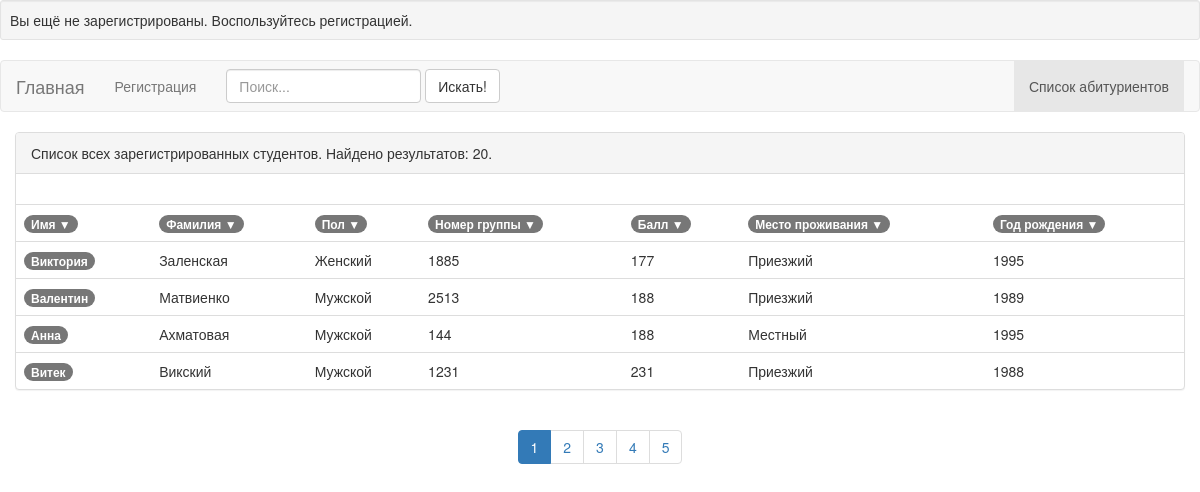
The app's page /index.php?page=list with its own data.
### tables this page shows
CREATE TABLE IF NOT EXISTS `Students` (
  `name` varchar(255) NOT NULL,
  `surname` varchar(255) NOT NULL,
  `sex` enum('M','F') NOT NULL,
  `groupNumber` int(5) NOT NULL,
  `email` varchar(255) NOT NULL,
  `mark` int(3) NOT NULL,
  `local` enum('L','N') NOT NULL,
  `birthDate` year(4) NOT NULL,
  `ID` int(4) NOT NULL AUTO_INCREMENT,
  `password` varchar(255) NOT NULL,
  `photo` varchar(255) NOT NULL,
  PRIMARY KEY (`ID`)
);

### scripts/ini.php (called while the page is built, shortened)
<?php
require_once('functions.php');
require('config.php');
$pdo  = new PDO($dsn, $user, $pass, $opt);
$db   = new StudentsMapper($pdo);
if (isset($_COOKIE['password'])) {
    $password = $_COOKIE['password'];
    if ($db->inspectStudentByPassword($password)) {
        $student       = $db->inspectStudentByPassword($password);
        $headerMessage = "Добро пожаловать, {$student->getName()}";
    }
} else {
    $headerMessage = 'Вы ещё не зарегистрированы. Воспользуйтесь регистрацией.';
    $password = '';
}
$include = isset($_GET['page'])   ?  $_GET['page'] : 'main' ;

### scripts/list_action.php (called while the page is built, shortened)
<?php
$p =  isset($_GET['p'])   ? intval( $_GET['p'] ) : 1 ;
$recordsPerPage = 4;
$offset = ($p -1) * $recordsPerPage;
$search = isset($_GET['search'])   ?  $_GET['search'] : '' ;
$sort = isset($_GET['sort']) ? $_GET['sort'] : 'ASC';
$order = isset($_GET['order']) ? $_GET['order'] : 'ID';
$count = $db->getCountInDb($search);
$students = $db->searchFromStudents($order, $sort, $offset, $search);
    if ($count == 0)
    {
        $tablePanelHeadingText = 0;
        $isSuccessfulSearch = FALSE;
    } elseif ($students == 'failed')
{
    $tablePanelHeadingText = 1;
    $isSuccessfulSearch = FALSE;
}
    else {
        if ($search == '')
        {
            $tablePanelHeadingText = 2;
        } else {
            $tablePanelHeadingText = 3;
        }
        $isSuccessfulSearch = TRUE;
    }
    $numpages = ceil ($count/$recordsPerPage);
    require './template/list.php';

### scripts/functions.php (called while the page is built, shortened)
<?php
function htmlProtect($in)
{
    return htmlspecialchars($in, ENT_QUOTES);
}
function getPaginatorLink($page, $order, $sort, $search = FALSE)
{
    $link_start = 'index.php?';
    if ($search) {
        $link = array(
            'search' => $search,
            'order' => $order,
            'sort' => $sort,
            'p' => $page
        );
    } else {
        $link = array(
            'page' => 'list',
            'order' => $order,
            'sort' => $sort,
            'p' => $page
        );
    }
    $pageLinker = $link_start . http_build_query($link);
    return $pageLinker;
}
function setClassOfElement($activeElement='') {
    $inspect = '';
    $registration = '';
    $list = '';
    switch ($activeElement){
        case 'list':
            $list = 'class="active"';
            break;
    }
    $array = array($inspect, $registration, $list);
    return $array;
}

### lib/StudentsMapper.php (called while the page is built, shortened)
<?php
class StudentsMapper
{
    private $db;
    public function __construct(PDO $pdo)
    {
        $this->db = $pdo;
    }
    public function getCountInDb($string = '')
    {
        if ($string === '') {
            $sql = "SELECT COUNT(*) FROM students";
        } else {
            $sql = "SELECT COUNT(*) FROM students
                    WHERE Name LIKE :string or Surname LIKE :string or GroupNumber
                    LIKE :string or Email LIKE :string or BirthDate LIKE :string or Mark
                    LIKE :string";
        }
        $srchStudents = $this->db->prepare($sql);
        $reg          = "%$string%";
        $srchStudents->bindParam(":string", $reg);
        $srchStudents->execute();
        $count = $srchStudents->fetchColumn();
        return $count;
    }
    public function searchFromStudents($order, $sort='ASC', $offset, $string = '')
    {
        $orderVariations = array(1=>'ID',
            'name',
            'surname',
            'sex',
            'groupNumber',
            'mark',
            'local',
            'birthDate');
        $sortVariations = array (1=> 'ASC', 2=> 'DESC');
        $legitSort = in_array($sort, $sortVariations);
        $legitOrder = in_array($order, $orderVariations);
        if ($legitOrder && $legitSort)
        {
            if ($string === '') {
                $sql = "SELECT * FROM students ORDER BY $order $sort LIMIT $offset, 4";
            } else {
                $sql = "SELECT * FROM students WHERE Name
                        LIKE :string or Surname LIKE :string or GroupNumber
                        LIKE :string or Email LIKE :string or BirthDate LIKE :string or Mark
                        LIKE :string ORDER BY $order $sort LIMIT $offset, 4";
            }
            $srchStudents = $this->db->prepare($sql);
            $reg          = "%$string%";
            $srchStudents->bindParam(":string", $reg);
            $srchStudents->execute();
            $stud = $srchStudents->fetchAll(PDO::FETCH_CLASS | PDO::FETCH_PROPS_LATE, "student");
            return $stud;
        }
        return 'failed';
    }
}

### lib/Student.php (called while the page is built, shortened)
<?php
class Student
{
    protected $name;
    protected $surname;
    protected $sex;
    protected $groupNumber;
    protected $mark;
    protected $local;
    protected $birthDate;
    protected $ID;
    public function setFieldsWithWhiteSpaces()
    {
        $this->name = '';
        $this->surname = '';
        $this->sex = '';
        $this->groupNumber = '';
        $this->mark = '';
        $this->local = '';
        $this->birthDate = '';
    }
    public function getName()
    {
        return $this->name;
    }
    public function getSurname()
    {
        return $this->surname;
    }
    public function getShowSex()
    {
        if ($this->sex == Student::GENDER_FEMALE) {
            return 'Женский';
        } elseif ($this->sex == Student::GENDER_MALE) {
            return 'Мужской';
        } else {
            return '';
        }
    }
    public function getGroupNumber()
    {
        return $this->groupNumber;
    }
    public function getMark()
    {
        return $this->mark;
    }
    public function getShowLocal()
    {
        if ($this->local == Student::RESIDENCE_LOCAL) {
            return 'Местный';
        } elseif ($this->local == Student::RESIDENCE_NOT_LOCAL)
        {
            return 'Приезжий';
        } else {
            return '';
        }
    }
    public function getBirthDate()
    {
        return $this->birthDate;
    }
    public function getID()
    {
        return $this->ID;
    }
}

### template/list.php (the view, shortened to what this page needs)
<?php require 'main.php'; ?>
<div class="col-md-12">
<div class="panel panel-default">
    <?php switch ($tablePanelHeadingText) :
    case 0: ?>
        <? break;
    case 2: ?>
    <div class="panel-heading">Список всех зарегистрированных студентов. Найдено результатов: <?=htmlProtect($count) ?>.</div>
        <? break;
    case 3: ?>
        <? break;
        endswitch?>
    <div class="panel-body">
    </div>
    <?php if ($isSuccessfulSearch) : ?>
    <table class="table">
        <tr>
            <td>
                <?php if ($order == 'name' && $sort == 'ASC') :?>
        <a href="<?=htmlProtect(getPaginatorLink($p, 'name', 'DESC', $search))?>"><span class="badge">Имя &#9650;</span></a>
                <?php else : ?>
                <a href="<?=htmlProtect(getPaginatorLink($p, 'name', 'ASC', $search))?>"><span class="badge">Имя &#9660;</span></a>
            <?php endif ?>
        </td>
            <td>
    <?php if ($order == 'surname' && $sort == 'ASC') :?>
                <a href="<?=htmlProtect(getPaginatorLink($p, 'surname', 'DESC', $search))?>"><span class="badge">Фамилия &#9650;</span></a></td>
    <?php else : ?>
        <a href="<?=htmlProtect(getPaginatorLink($p, 'surname', 'ASC', $search))?>"><span class="badge">Фамилия &#9660;</span></a>
    <?php endif ?>
            <td>
    <?php if ($order == 'sex' && $sort == 'ASC') :?>
                <a href="<?=htmlProtect(getPaginatorLink($p, 'sex', 'DESC', $search))?>"><span class="badge">Пол &#9650;</span></a>
    <?php else : ?>
                <a href="<?=htmlProtect(getPaginatorLink($p, 'sex', 'ASC', $search))?>"><span class="badge">Пол &#9660;</span></a></td>
        <?php endif ?>
            <td>    <?php if ($order == 'groupNumber' && $sort == 'ASC') :?>
        <a href="<?=htmlProtect(getPaginatorLink($p, 'groupNumber', 'DESC', $search))?>"><span class="badge">Номер группы &#9650;</span></a>
    <?php else : ?>
        <a href="<?=htmlProtect(getPaginatorLink($p, 'groupNumber', 'ASC', $search))?>"><span class="badge">Номер группы &#9660;</span></a>
                <?php endif ?>
            </td>
            <td><?php if ($order == 'mark' && $sort == 'ASC') :?>
                <a href="<?=htmlProtect(getPaginatorLink($p, 'mark', 'DESC', $search))?>"><span class="badge">Балл &#9650;</span></a>
    <?php else : ?>
                <a href="<?=htmlProtect(getPaginatorLink($p, 'mark', 'ASC', $search))?>"><span class="badge">Балл &#9660;</span></a>
                <?php endif ?>
            </td>
            <td>
    <?php if ($order == 'local' && $sort == 'ASC') :?>
                <a href="<?=htmlProtect(getPaginatorLink($p, 'local', 'DESC', $search))?>"><span class="badge">Место проживания &#9650;</span></a>
    <?php else : ?>
                <a href="<?=htmlProtect(getPaginatorLink($p, 'local', 'ASC', $search))?>"><span class="badge">Место проживания &#9660;</span></a>
    <?php endif ?>
        </td>
            <td><?php if ($order == 'birthDate' && $sort == 'ASC') :?>
                <a href="<?=htmlProtect(getPaginatorLink($p, 'birthDate', 'DESC', $search))?>"><span class="badge">Год рождения &#9650;</span></a>
    <?php else : ?>
        <a href="<?=htmlProtect(getPaginatorLink($p, 'birthDate', 'ASC', $search))?>"><span class="badge">Год рождения &#9660;</span></a>
                <?php endif ?>
            </td>
        </tr>
        <?php foreach ($students as $number=>$student): ?>
            <tr>
                <td><a href="index.php?ID=<?=htmlProtect($student->getID())?>"><span class="badge"><?=htmlProtect($student->getName()) ?></span></a></td>
                <td><?=htmlProtect($student->getSurname()) ?></td>
                <td><?=htmlProtect($student->getShowSex()) ?></td>
                <td><?=htmlProtect($student->getGroupNumber()) ?></td>
                <td><?=htmlProtect($student->getMark()) ?></td>
                <td><?=htmlProtect($student->getShowLocal()) ?></td>
                <td><?=htmlProtect($student->getBirthDate()) ?></td>
            </tr>
        <?php endforeach ?>
    </table>
</div>
    <?php if ($numpages > 1) : ?>
        <div class="text-center">
        <nav>
            <ul class="pagination">
        <?php for($i=1;$i<=$numpages;$i++):
            if ($i == $p) : ?>
                <li class="active"><a href=<?=htmlProtect(getPaginatorLink($i, $order, $sort, $search))?>><?= $i?></a></li>
                <?php else :?>
                <li><a href=<?=htmlProtect(getPaginatorLink($i, $order, $sort, $search))?>><?= $i?></a> </li>
                <?php endif; ?>
        <?php endfor; ?>
    </ul>
</nav></div></div>
<?php endif;
    endif;
require './template/footer.php';

### index.php (shortened to what this page needs)
<?php
require './scripts/ini.php';
    switch ($include) {
        case 'list' :
            require_once ('./scripts/list_action.php'); break;
    }

### template/header.php (shortened to what this page needs)
<!DOCTYPE html>
<html xmlns="http://www.w3.org/1999/html">
<head lang="en">
    <link href="./css/css/bootstrap.min.css" rel="stylesheet">
</head>
<body>

### template/main.php (shortened to what this page needs)
<?php include 'header.php';
list($navbarInspectClass, $navbarEditClass, $navbarListClass) = setClassOfElement($include);
?>
<div class="well well-sm"><?=htmlProtect($headerMessage)?></div>
       <nav class="navbar navbar-default">
        <div class="container-fluid">
            <div class="navbar-header">
                <a class="navbar-brand" href="index.php">Главная</a>
            </div>
            <div class="collapse navbar-collapse" id="bs-example-navbar-collapse-1">
                <ul class="nav navbar-nav">
                    <?php if ($password !='') : ?>
                    <li <?=$navbarInspectClass ?>><a href="index.php?ID=self"><?= ($ID != 'self') ? 'Просмотр профиля' : 'Мой профиль' ?></a></li>
                    <li <?=$navbarEditClass ?>><a href="index.php?page=registration">Редактировать профиль<span class="sr-only">(current)</span></a></li>
                   <?php else : ?>
                    <li <?=$navbarEditClass ?>><a href="index.php?page=registration">Регистрация</a></li>
<?php endif ?>
                </ul>
                <form class="navbar-form navbar-left" role="search" method="get">
                    <div class="form-group">
                        <input type="text" class="form-control" name="search" placeholder="<?=htmlProtect(($search != '') ? $search : 'Поиск...') ?>">
                    </div>
                    <button type="submit" class="btn btn-default">Искать!</button>
                </form>
                <ul class="nav navbar-nav navbar-right">
                    <li <?=$navbarListClass ?>><a href="index.php?page=list">Список абитуриентов</a></li>
                </ul>
            </div>
        </div>
    </nav>
<?php include 'footer.php';?>

### template/footer.php
</body>
</html>

### records on screen
students: name "Виктория", surname "Заленская", sex "Женский", groupNumber "1885", mark "177", local "Приезжий", birthDate "1995"
students: name "Валентин", surname "Матвиенко", sex "Мужской", groupNumber "2513", mark "188", local "Приезжий", birthDate "1989"
students: name "Анна", surname "Ахматовая", sex "Мужской", groupNumber "144", mark "188", local "Местный", birthDate "1995"
students: name "Витек", surname "Викский", sex "Мужской", groupNumber "1231", mark "231", local "Приезжий", birthDate "1988"

### other values on screen
htmlProtect($headerMessage) "Вы ещё не зарегистрированы. Воспользуйтесь регистрацией."
htmlProtect($count) "20"
